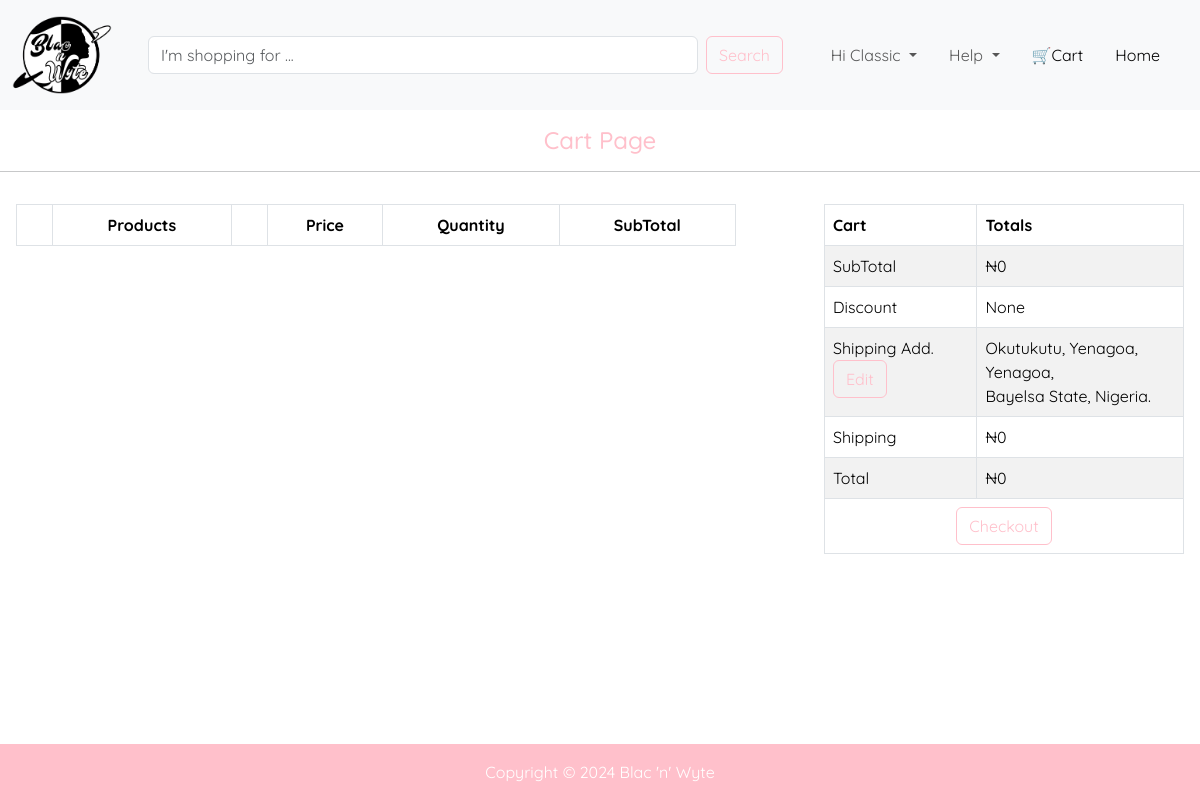
Screenshot of /all_cart (signed in) with the database file from the repository.
### database.py (models this page shows, shortened)
class User(db.Model, UserMixin):
    id: Mapped[int] = mapped_column(primary_key=True)
    email: Mapped[str] = mapped_column(unique=True)
    firstname: Mapped[str]
    lastname: Mapped[str]
    phone: Mapped[int] = mapped_column(Integer)
    password: Mapped[str] = mapped_column(nullable=False)
    country: Mapped[str]
    state: Mapped[str]
    localgovt: Mapped[str]
    city: Mapped[str] = mapped_column(String(70))
    address: Mapped[str]
    registered_on: Mapped[DateTime] = mapped_column(DateTime, nullable=False)
    confirmed: Mapped[bool] = mapped_column(default=False, nullable=False)
    confirmed_on: Mapped[DateTime] = mapped_column(DateTime, nullable=True)
    is_admin: Mapped[bool] = mapped_column(Boolean, default=False, nullable=False)
    user_cart: Mapped[str] = relationship("Cart", back_populates="cart_user")
    user_order: Mapped[str] = relationship("Order", back_populates="order_user")

### onlinestore.py (the view, shortened to what this page needs)
@app.route("/all_cart", methods=["GET", "POST"])
def all_cart():
    if current_user.is_authenticated:
        form_inc = CartRemoveForm()
        form_inc.submit.label.text = '+'
        form_dec = CartRemoveForm()
        form_dec.submit.label.text = '-'
        form = CartRemoveForm()
        items = Cart.query.where(Cart.user_id == current_user.id)
        indexed_items = [(num + 1, item) for num, item in enumerate(items)]
        subtotal = 0
        for num, entry in indexed_items:
            subtotal += entry.subtotal
        if subtotal > 0:
            shipping_price = 3500
        else:
            shipping_price = 0
        total = subtotal + shipping_price
    else:
        return redirect(url_for('signin'))
    return render_template('cart.html', products=indexed_items, subtotal=subtotal, shipping_price=shipping_price, total=total, form=form, form_inc=form_inc, form_dec=form_dec, logged_in=current_user.is_authenticated, user=current_user, year=year)

### form.py
class CartRemoveForm(FlaskForm):
    submit = SubmitField(label='x', render_kw={'class': 'btn btn-outline-success cart'})

### method_override.py (called while the page is built)
    def __call__(self, environ, start_response):
        method = environ.get('HTTP_X_HTTP_METHOD_OVERRIDE', '').upper()
        if method in self.allowed_methods:
            environ['REQUEST_METHOD'] = method
        if method in self.bodyless_methods:
            environ['CONTENT_LENGTH'] = '0'
        return self.app(environ, start_response)

### onlinestore.py (called while the page is built)
@login_manager.user_loader
def user_loader(user_id):
    return db.session.execute(db.select(User).where(User.id == user_id)).scalar()

@app.before_request
def track_history():
    if request.endpoint == 'static' or request.method != 'GET':
        return
    history = session.get('history', [])
    history.append(request.url)
    if len(history) > 3:
        history.pop(0)
    session['history'] = history

### templates/cart.html (shortened to what this page needs)
{% extends "header.html" %}
{% block content %}
    <section id="cart">
      <h4 class="text-center profile-headline">Cart Page</h4>
      <hr>
      <table id="cart-table" class="table items table-striped table-bordered text-center">
        <thead>
          <tr>
            <th scope="col"></th>
            <th scope="col">Products</th>
            <th scope="col"></th>
            <th scope="col">Price</th>
            <th scope="col">Quantity</th>
            <th scope="col">SubTotal</th>
          </tr>
        </thead>
      </table>
      <table class="table cart table-striped table-bordered">
        <thead>
          <tr>
            <th>Cart</th>
            <th>Totals</th>
          </tr>
        </thead>
        <tbody>
          <tr>
            <td>SubTotal</td>
            <td>₦{{ subtotal }}</td>
          </tr>
          <tr>
            <td>Discount</td>
            <td> None </td>
          </tr>
          <tr>
            <td>Shipping Add. <a class="btn btn-outline-success" href="{{ url_for('edit_address', idx=user.id) }}">Edit</a></td>
            <td>{{ current_user.address }}, {{ current_user.city }}, {{ current_user.localgovt }},<br> {{ current_user.state }} State, {{ current_user.country }}.</td>
          </tr>
          <tr>
            <td>Shipping</td>
            <td> ₦{{ shipping_price }} </td>
          </tr>
          <tr>
            <td>Total</td>
            <td> ₦{{ total }} </td>
          </tr>
          <tr>
            <td colspan="2" class="text-center"><a href="{{ url_for('checkout', total=total) }}" class="btn btn-outline-success">Checkout</a></td>
          </tr>
        </tbody>
      </table>
    </section>
{% endblock %}

### templates/header.html (shortened to what this page needs)
<!doctype html>
<html lang="en">
  <head>
    <link href="https://cdn.jsdelivr.net/npm/bootstrap@5.3.3/dist/css/bootstrap.min.css" rel="stylesheet">
    <link rel="stylesheet" href="{{ url_for('static', filename='css/style.css') }}">
  </head>
  <body>
    <nav class="navbar fixed-top navbar-expand-lg bg-body-tertiary">
      <div class="container-fluid">
        <a class="navbar-brand" href="{{ url_for('index') }}">
          <img src="{{url_for('static', filename='images/logo.png')}}" alt="Blac'n'Wyte" width="100" height="100">
        </a>
        <div class="collapse navbar-collapse" id="navbarSupportedContent">
          <form class="d-flex mx-auto" role="search">
            <input class="form-control me-2" type="search" placeholder="I'm shopping for ..." aria-label="Search">
            <button class="btn btn-outline-success" type="submit">Search</button>
          </form>
          <ul class="navbar-nav mx-auto mb-2 mb-lg-0">
            <li class="nav-item dropdown">
              {% if logged_in: %}
              <a class="nav-link dropdown-toggle" href="{{ url_for('index') }}" role="button" data-bs-toggle="dropdown" aria-expanded="false">
                Hi {{ user.firstname }}
              </a>
              {% else: %}
              <a class="nav-link dropdown-toggle" href="#" role="button" data-bs-toggle="dropdown" aria-expanded="false">
                Account
              </a>
              {% endif %}
            </li>
            <li class="nav-item dropdown ms-3">
              <a class="nav-link dropdown-toggle" href="#" role="button" data-bs-toggle="dropdown" aria-expanded="false">
                Help
              </a>
            </li>
            <li class="nav-item ms-3">
              <a class="nav-link active" href="{{ url_for('all_cart') }}" aria-current="page">🛒Cart</a>
            </li>
            {% if user.email == 'lawrence.nno@gmail.com' or user.is_admin == True %}
              <li class="nav-item ms-3">
                <a class="nav-link active" href="{{ url_for('admin.index') }}" aria-current="page">Admin</a>
              </li>
            {% else: %}
              <li class="nav-item ms-3">
                <a class="nav-link active" href="{{ url_for('index') }}" aria-current="page">Home</a>
              </li>
            {% endif %}
          </ul>
        </div>
      </div>
    </nav>
    <main>
      {% block content %}
      {% endblock %}
    </main>
    <footer class="text-center">
      Copyright &#169; {{ year }} Blac 'n' Wyte
    </footer>
  </body>
</html>

### static/css/style.css (style rules this page uses)
body { font-family: "Quicksand", sans-serif; font-optical-sizing: auto; display: flex; flex-direction: column; min-height: 100vh; }
main { flex-grow: 1 !important; }
footer { margin-top: 1rem; padding: 1rem; background-color: pink; color: white; }
.navbar { --bs-navbar-padding-x: 0; --bs-navbar-padding-y: 0; --bs-navbar-color: rgba(var(--bs-emphasis-color-rgb), 0.65); --bs-navbar-hover-color: rgba(var(--bs-emphasis-color-rgb), 0.8); --bs-navbar-disabled-color: rgba(var(--bs-emphasis-color-rgb), 0.3); --bs-navbar-active-color: rgba(var(--bs-emphasis-color-rgb), 1); --bs-navbar-brand-padding-y: 0.3125rem; --bs-navbar-brand-margin-end: 1rem; --bs-navbar-brand-font-size: 1.25rem; --bs-navbar-brand-color: rgba(var(--bs-emphasis-color-rgb), 1); --bs-navbar-brand-hover-color: rgba(var(--bs-emphasis-color-rgb), 1); --bs-navbar-nav-link-padding-x: 0.5rem; --bs-navbar-toggler-padding-y: 0.25rem; --bs-navbar-toggler-padding-x: 0.75rem; --bs-navbar-toggler-font-size: 1.25rem; --bs-navbar-toggler-border-color: rgba(var(--bs-emphasis-color-rgb), 0.15); --bs-navbar-toggler-border-radius: var(--bs-border-radius); --bs-navbar-toggler-focus-width: 0.25rem; --bs-navbar-toggler-transition: box-shadow 0.15s ease-in-out; position: relative; display: flex; flex-wrap: wrap; align-items: center; justify-content: space-between; padding: var(--bs-navbar-padding-y) var(--bs-navbar-padding-x); }
.btn-outline-success { --bs-btn-color: #FFC0CB; --bs-btn-border-color: #FFC0CB; --bs-btn-hover-color: #fff; --bs-btn-hover-bg: #FFC0CB; --bs-btn-hover-border-color: #FFC0CB; --bs-btn-focus-shadow-rgb: 25,135,84; --bs-btn-active-color: #fff; --bs-btn-active-bg: #FFC0CB; --bs-btn-active-border-color: #FFC0CB; --bs-btn-active-shadow: inset 0 3px 5px rgba(0, 0, 0, 0.125); --bs-btn-disabled-color: #FFC0CB; --bs-btn-disabled-bg: transparent; --bs-btn-disabled-border-color: #FFC0CB; --bs-gradient: none; }
.form-control.me-2 { width: 550px; }
#cart { margin-top: 1rem; }
.table.items { width: 60%; float: left; margin-top: 1rem; margin-left: 1rem; }
.table.cart { width: 30%; float: right; margin-right: 1rem; margin-top: 1rem; }
.profile-headline { color: pink; }

### rows the page displays
User: firstname "Classic", address "Okutukutu", city "Yenagoa", localgovt "Yenagoa", state "Bayelsa", country "Nigeria"

### other values shown
{{ subtotal }} "0"
{{ shipping_price }} "0"
{{ total }} "0"
{{ year }} "2024"
